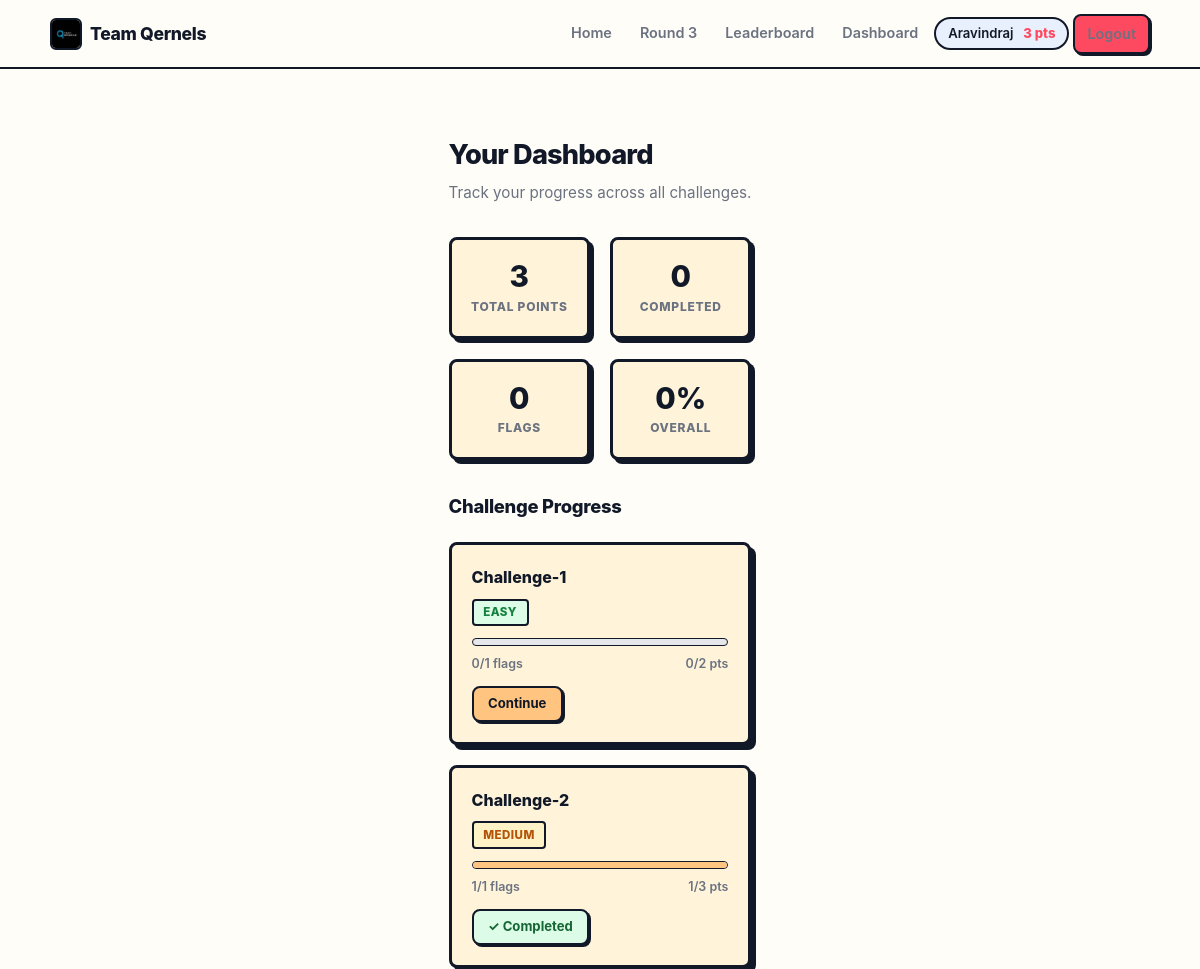
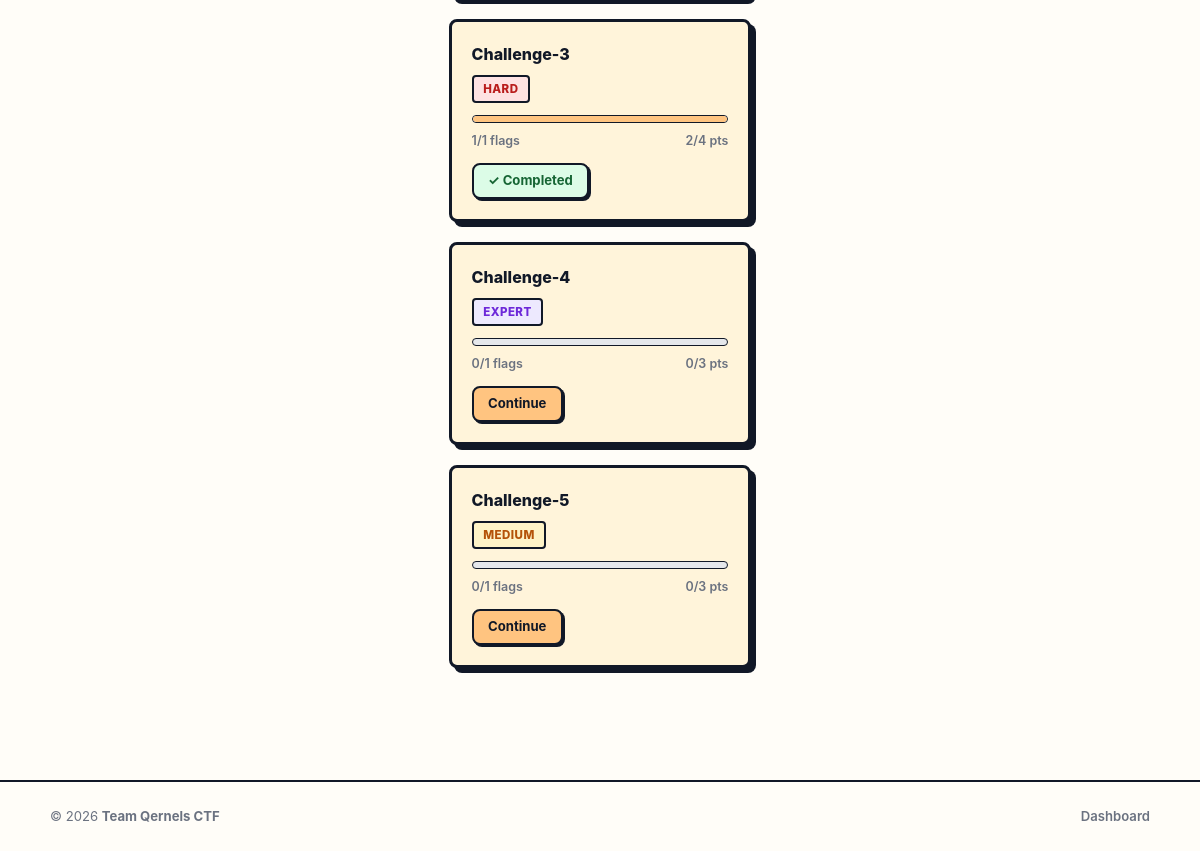
The app's page /dashboard (signed in) with its own data (2 pictures, top to bottom).
### models.py (models this page shows, shortened)
class User(Base):
    __tablename__ = "users"
    id = Column(Integer, primary_key=True)
    username = Column(String(255), unique=True, nullable=False, index=True)
    email = Column(String(255), unique=True, nullable=False, index=True)
    password_hash = Column(String(255), nullable=False)
    created_at = Column(DateTime, default=datetime.utcnow)
    last_login = Column(DateTime)
    total_points = Column(Integer, default=0)
    is_admin = Column(Boolean, default=False)
    is_evaluator = Column(Boolean, default=False)
    is_approved = Column(Boolean, default=False)
    is_leaderboard_public = Column(Boolean, default=False)
    event_active = Column(Boolean, default=False)
    assigned_evaluator_id = Column(Integer, ForeignKey("users.id"), nullable=True)
    assigned_evaluator_rel = relationship(
        "User",
        foreign_keys=[assigned_evaluator_id],
        remote_side="User.id",
        backref="assigned_participants",
    )
    is_authenticated = True
    submissions = relationship(
        "Submission", backref="user", lazy=True,
        cascade="all, delete-orphan", foreign_keys="Submission.user_id",
    )
    scores = relationship(
        "Score", foreign_keys="Score.user_id", backref="user",
        lazy=True, cascade="all, delete-orphan",
    )
    approved_scores = relationship(
        "Score", foreign_keys="Score.approved_by",
        backref="approved_by_user", lazy=True,
    )

class Challenge(Base):
    __tablename__ = "challenges"
    id = Column(Integer, primary_key=True)
    title = Column(String(255), nullable=False)
    description = Column(Text, nullable=False)
    category = Column(String(100))
    difficulty = Column(String(50))
    total_points = Column(Integer, default=100)
    source_file_path = Column(String(255))
    order_position = Column(Integer, default=0)
    is_revealed = Column(Boolean, default=False)
    created_at = Column(DateTime, default=datetime.utcnow)
    flags = relationship("Flag", backref="challenge", lazy=True, cascade="all, delete-orphan")
    submissions = relationship("Submission", backref="challenge", lazy=True, cascade="all, delete-orphan")
    scores = relationship("Score", backref="challenge", lazy=True, cascade="all, delete-orphan")

### routes/challenges.py (the view)
@router.get("/dashboard", name="challenges.dashboard")
def dashboard(request: Request):
    user = request.state.user
    if not user.is_authenticated:
        return RedirectResponse(url="/auth/login", status_code=303)
    db = request.state.db
    challenges = db.query(Challenge).order_by(Challenge.order_position).all()
    progress_data = {ch.id: ch.get_user_progress(db, user.id) for ch in challenges}
    computed_total = user.get_total_points(db)
    if user.total_points != computed_total:
        user.total_points = computed_total
        db.commit()
    return render("dashboard.html", request, challenges=challenges, progress=progress_data, computed_total=computed_total)

### templates/dashboard.html (shortened to what this page needs)
{% extends "base.html" %}
{% block content %}
<div class="page-title">Your Dashboard</div>
<div class="page-subtitle">Track your progress across all challenges.</div>
<div class="stats-row">
    <div class="stat-tile">
        <div class="stat-tile-inner">
            <div class="num">{{ computed_total }}</div>
            <div class="lbl">Total Points</div>
        </div>
    </div>
    <div class="stat-tile">
        <div class="stat-tile-inner">
            <div class="num" id="completedCount">0</div>
            <div class="lbl">Completed</div>
        </div>
    </div>
    <div class="stat-tile">
        <div class="stat-tile-inner">
            <div class="num" id="flagCount">0</div>
            <div class="lbl">Flags</div>
        </div>
    </div>
    <div class="stat-tile">
        <div class="stat-tile-inner">
            <div class="num">{{ (computed_total / 500 * 100)|int }}%</div>
            <div class="lbl">Overall</div>
        </div>
    </div>
</div>
<h2 style="font-size:1.15rem;font-weight:800;margin:1.5rem 0 0.25rem;color:var(--text);">Challenge Progress</h2>
<div class="prog-grid">
    {% for challenge in challenges %}
    {% set p = progress[challenge.id] %}
    {% set pct = (p.completed_flags / p.total_flags * 100)|int %}
    <div class="prog-card">
        <div class="prog-card-inner">
            <h3>{{ challenge.title }}</h3>
            <div class="prog-meta">
                <span class="badge badge-{{ challenge.difficulty|lower }}">{{ challenge.difficulty }}</span>
            </div>
            <div class="bar-track"><div class="bar-fill" style="width:{{ pct }}%"></div></div>
            <div class="bar-label">
                <span>{{ p.completed_flags }}/{{ p.total_flags }} flags</span>
                <span>{{ p.points_earned }}/{{ p.total_possible }} pts</span>
            </div>
            <a href="{{ url_for('challenges.view_challenge', challenge_id=challenge.id) }}"
               class="prog-link {% if p.completed_flags == p.total_flags %}prog-link-done{% else %}prog-link-go{% endif %}">
                {% if p.completed_flags == p.total_flags %}&#10003; Completed{% else %}Continue{% endif %}
            </a>
        </div>
    </div>
    {% endfor %}
</div>
{% endblock %}

### templates/base.html (shortened to what this page needs)
<!DOCTYPE html>
<html lang="en">
<head>
    <link rel="stylesheet" href="{{ url_for('static', filename='styles.css') }}">
</head>
<body>
    <header>
        <nav>
            <a href="{{ url_for('index') }}" class="logo">
                <img src="{{ url_for('static', filename='team_qernels_logo.jpeg') }}" alt="Team Qernels">
                <span>Team Qernels</span>
            </a>
            <ul class="nav-links">
                <li><a href="{{ url_for('index') }}">Home</a></li>
                {% if current_user.is_authenticated %}
                    {% if current_user.is_admin or (site_config and site_config.active_round == 3) %}
                    <li><a href="{{ url_for('challenges.list_challenges') }}">Round 3</a></li>
                    <li><a href="{{ url_for('challenges.leaderboard') }}">Leaderboard</a></li>
                    {% endif %}
                    <li><a href="{{ url_for('challenges.dashboard') }}">Dashboard</a></li>
                    <li>
                        <span class="nav-user-chip">
                            {{ current_user.username }}&nbsp;<span class="nav-pts">{{ current_user.total_points }} pts</span>
                        </span>
                    </li>
                    <li><a href="{{ url_for('auth.logout') }}" class="btn btn-danger btn-sm">Logout</a></li>
                {% else %}
                    <li><a href="{{ url_for('auth.login') }}">Login</a></li>
                    <li><a href="{{ url_for('auth.register') }}" class="nav-pill btn">Register</a></li>
                {% endif %}
            </ul>
        </nav>
    </header>
    <div class="container">
        <div class="content">
            {% block content %}{% endblock %}
        </div>
    </div>
    <footer>
        <div class="footer-inner">
            <span>&copy; 2026 <strong>Team Qernels CTF</strong></span>
            <div class="footer-links">
                {% if current_user.is_authenticated %}
                <a href="{{ url_for('challenges.dashboard') }}">Dashboard</a>
                {% endif %}
            </div>
        </div>
    </footer>
</body>
</html>

### static/styles.css (style rules this page uses)
* { margin: 0; padding: 0; box-sizing: border-box; }
:root { --primary: #0071e3; --text-dark: #1d1d1d; --text-secondary: #424245; --text-light: #86868b; --border: #e5e5e7; --bg-light: #f5f5f7; --bg-white: #ffffff; --success: #34c759; --danger: #ff3b30; --warning: #ff9500; }
body { font-family: -apple-system, BlinkMacSystemFont, 'Segoe UI', 'Helvetica Neue', sans-serif; background: var(--bg-white); color: var(--text-dark); line-height: 1.6; font-size: 16px; }
h2 { font-size: 2rem; font-weight: 600; letter-spacing: -0.015em; color: var(--text-dark); }
h3 { font-size: 1.5rem; font-weight: 600; color: var(--text-dark); }
a { color: var(--primary); text-decoration: none; transition: color 0.2s ease; }
header { background: var(--bg-white); border-bottom: 1px solid var(--border); padding: 0.75rem 2rem; position: sticky; top: 0; z-index: 1000; backdrop-filter: blur(20px); -webkit-backdrop-filter: blur(20px); background-color: rgba(255, 255, 255, 0.8); }
nav { max-width: 1200px; margin: 0 auto; display: flex; justify-content: space-between; align-items: center; height: 48px; }
.logo { display: flex; align-items: center; gap: 0.5rem; font-size: 1rem; font-weight: 600; color: var(--text-dark); text-decoration: none; }
.nav-links { display: flex; list-style: none; gap: 2rem; align-items: center; }
.nav-links a { color: var(--text-secondary); text-decoration: none; font-weight: 500; font-size: 0.95rem; transition: color 0.2s; }
.container { max-width: 1200px; margin: 0 auto; padding: 4rem 2rem; }
.content { padding: 2rem 0; }
.btn { display: inline-block; padding: 0.75rem 2rem; border-radius: 0.5rem; font-weight: 500; text-decoration: none; cursor: pointer; transition: all 0.2s ease; border: none; font-size: 1rem; }
.btn-danger { background: var(--danger); color: white; }
footer { background: var(--bg-light); border-top: 1px solid var(--border); padding: 2rem; margin-top: 4rem; color: var(--text-light); font-size: 0.85rem; text-align: center; }
.container { max-width: 1200px; margin: 2rem auto; padding: 0 1rem; }
.content { background: var(--white); border-radius: 8px; padding: 2rem; border: 1px solid var(--border-light); }
.btn { display: inline-block; padding: 0.75rem 1.5rem; border-radius: 6px; text-decoration: none; cursor: pointer; border: none; font-weight: 500; transition: all 0.3s ease; font-size: 0.95rem; text-align: center; }
.btn-danger { background: var(--danger); color: var(--white); }
footer { background: var(--text-dark); color: var(--white); padding: 2rem; text-align: center; margin-top: 4rem; border-top: 1px solid var(--border-light); }

### records on screen
User: username "Aravindraj", total_points "3"
Challenge: title "Challenge-1", difficulty "EASY", completed_flags "0", total_flags "1", points_earned "0", total_possible "2", shows "Continue"
Challenge: title "Challenge-2", difficulty "MEDIUM", {{ pct }} 100 (drawn), completed_flags "1", total_flags "1", points_earned "1", total_possible "3", shows "✓ Completed"
Challenge: title "Challenge-3", difficulty "HARD", {{ pct }} 100 (drawn), completed_flags "1", total_flags "1", points_earned "2", total_possible "4", shows "✓ Completed"
Challenge: title "Challenge-4", difficulty "EXPERT", completed_flags "0", total_flags "1", points_earned "0", total_possible "3", shows "Continue"
Challenge: title "Challenge-5", difficulty "MEDIUM", completed_flags "0", total_flags "1", points_earned "0", total_possible "3", shows "Continue"

### other values on screen
{{ computed_total }} "3"
{{ (computed_total / 500 * 100)|int }} "0"
